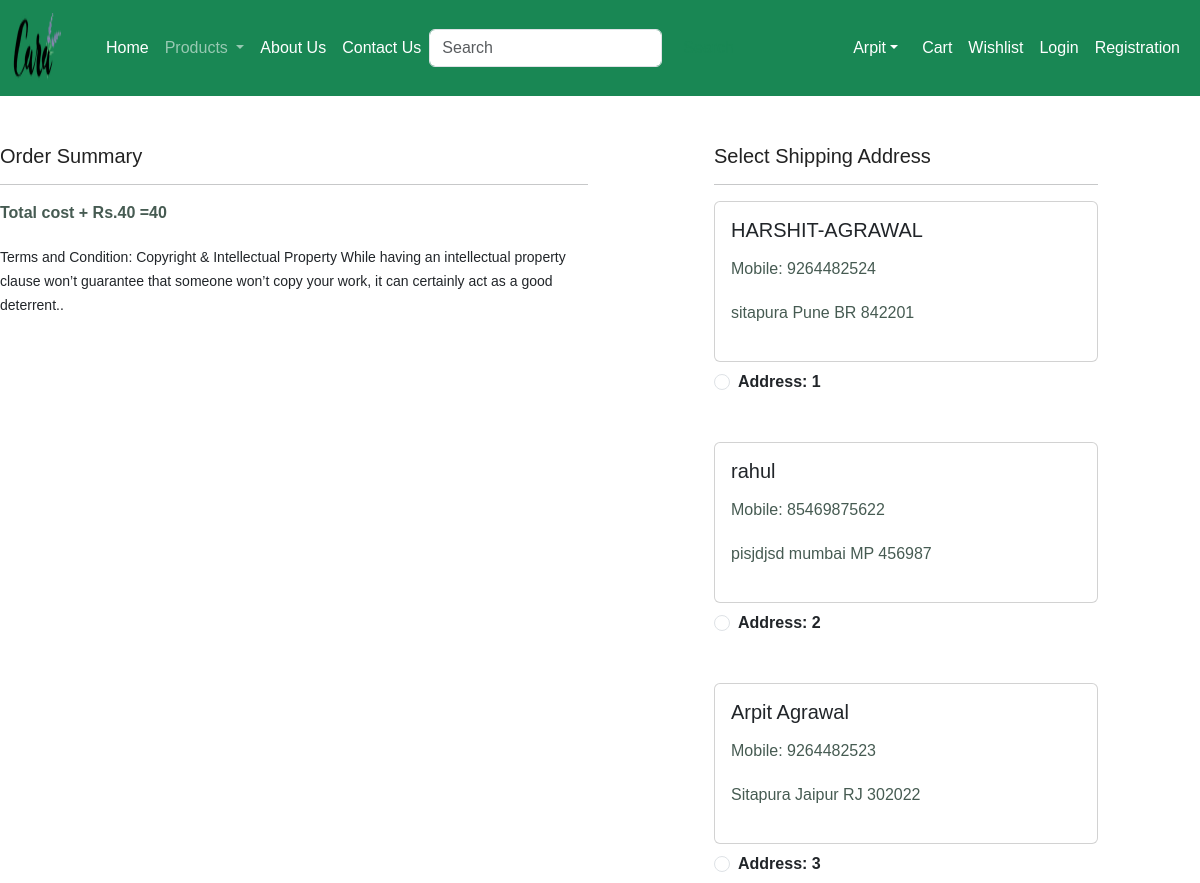
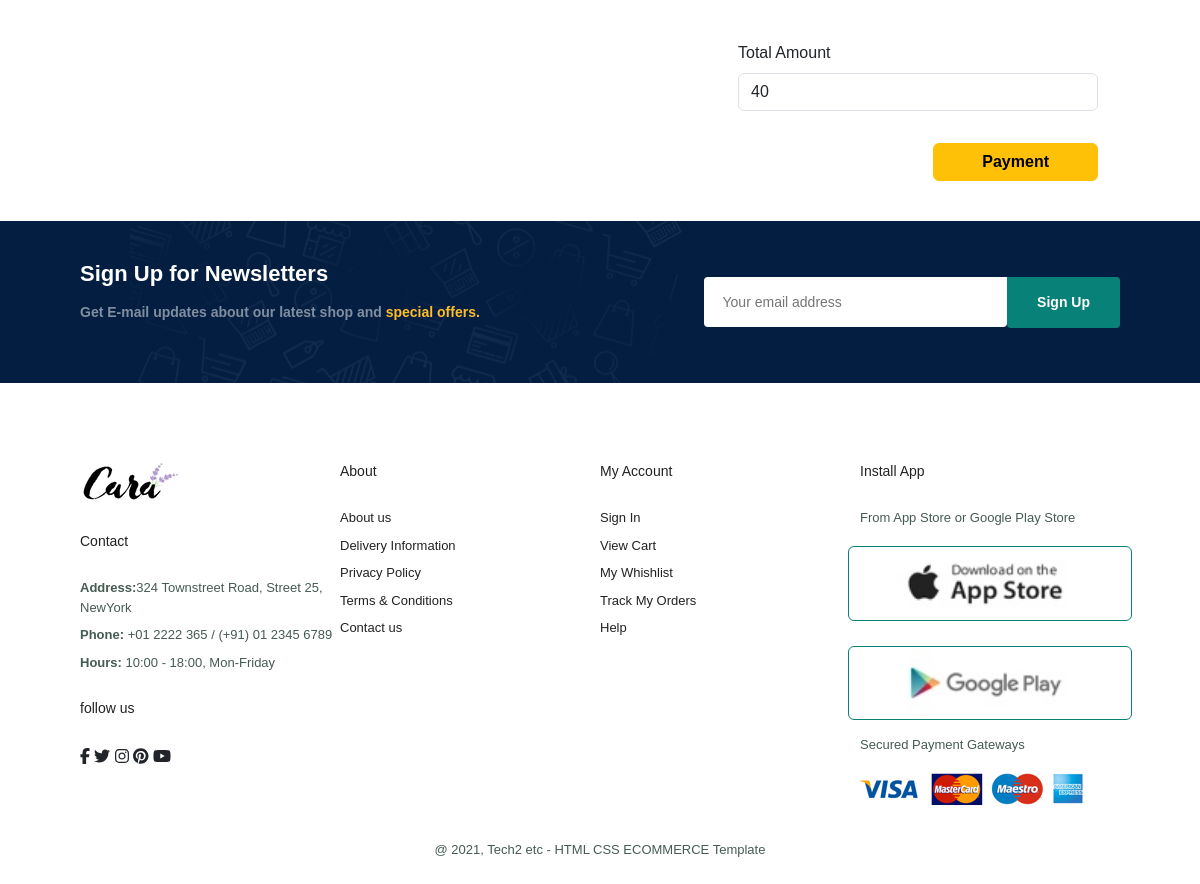
Screenshot of /checkout/ (signed in) with the database file from the repository (2 pictures, top to bottom).
### products/models.py (models this page shows, shortened)
class Customer(models.Model):
   user=models.ForeignKey(User,on_delete=models.CASCADE)
   name=models.CharField(max_length=200)
   locality=models.CharField(max_length=200)
   city=models.CharField(max_length=50)
   mobile=models.IntegerField(default=0)
   zipcode=models.IntegerField()
   state=models.CharField(choices=STATE_CHOICES,max_length=100)

### products/views.py (the view, shortened to what this page needs)
# urls.py: path('checkout/',views.checkout.as_view(),name='checkout'),
class checkout(View):
    def get(self,request):
        user=request.user
        add=Customer.objects.filter(user=request.user)
        cart_items=Cart.objects.filter(user=user)
        famount=0
        for p in cart_items:
            value=p.quantity* p.products.discounted_price
            famount=famount+value
        totalamount=famount +40
        razoramount=int(totalamount *100)# for converting in RS
        client=razorpay.Client(auth=("rzp_test_j33IPGv9e7LhhJ", "cmy1U2aJPtcas3zY5t4xoK9L"))
        data={"amount":razoramount,"currency":"INR"}
        payment_response=client.order.create(data=data)
        print(payment_response)
        order_id=payment_response['id']
        order_status=payment_response['status']
        return render(request,"checkout.html",locals())

### products/templates/checkout.html (shortened to what this page needs)
{% extends 'base.html' %}
{% load static %}
{% block main-content %}
<div class="row mt-5">
    <div class="col-sm-6">
        <h4>Order Summary</h4>
        <hr>
        <p class="fw-bold">Total cost + Rs.40 ={{totalamount}}</p>
        <small>Terms and Condition: Copyright & Intellectual Property While having an intellectual property clause won’t guarantee that someone won’t copy your work, it can certainly act as a good deterrent..</small>
    </div>
   <div class="col-sm-4 offset-sm-1">
    <h4>Select Shipping Address </h4>
    <hr>
    <form method="post" id="myform">
        {% for ad in add %}
        <div class="card">
            <div class="card-body">
                <h5>{{ad.name}}</h5>
                <p>Mobile: {{ad.mobile}}</p>
                <p>{{ad.locality}}  {{ad.city}} {{ad.state}} {{ad.zipcode}}</p>
            </div>
        </div>
        <div class="form-check mt-2 mb-5">
            <input class="form-check-input" type="radio" name="custid" id="custadd(forloop.counter)" value="{{ad.id}}">
            <label class="form.check-label fw-bold" for="custadd{{forloop.counter}}">
                Address: {{forloop.counter}}
            </label>
        </div>
        {% endfor %}
        <div class="form-check mb-3">
            <label for="totalamount" class="form-label">Total Amount</label>
            <input type="number" class="form-control" name="totalamount" value={{totalamount}} readonly>
        </div>
        <div class="text-end">
            <button id="rzp-button1" type="submit" class="btn btn-warning mt-3 px-5 fw-bold">Payment</button>
        </div>
    </form>
   </div>
</div>
{% endblock main-content %}

### products/static/css/min.css (style rules this page uses)
* { margin:0; padding:0; box-sizing: border-box; font-family: 'Spartan',sans-serif; }
h4 { font-size: 20px; color: #222; }
p { font-size: 16px; color:#465b52; margin:15px 0 20px 0; }
body { width:100%; }

### rows the page displays
Customer: name "HARSHIT-AGRAWAL", mobile "9264482524", locality "sitapura", city "Pune", state "BR", zipcode "842201"
Customer: name "rahul", mobile "85469875622", locality "pisjdjsd", city "mumbai", state "MP", zipcode "456987"
Customer: name "Arpit Agrawal", mobile "9264482523", locality "Sitapura", city "Jaipur", state "RJ", zipcode "302022"

### other values shown
{{ totalamount }} "40"
